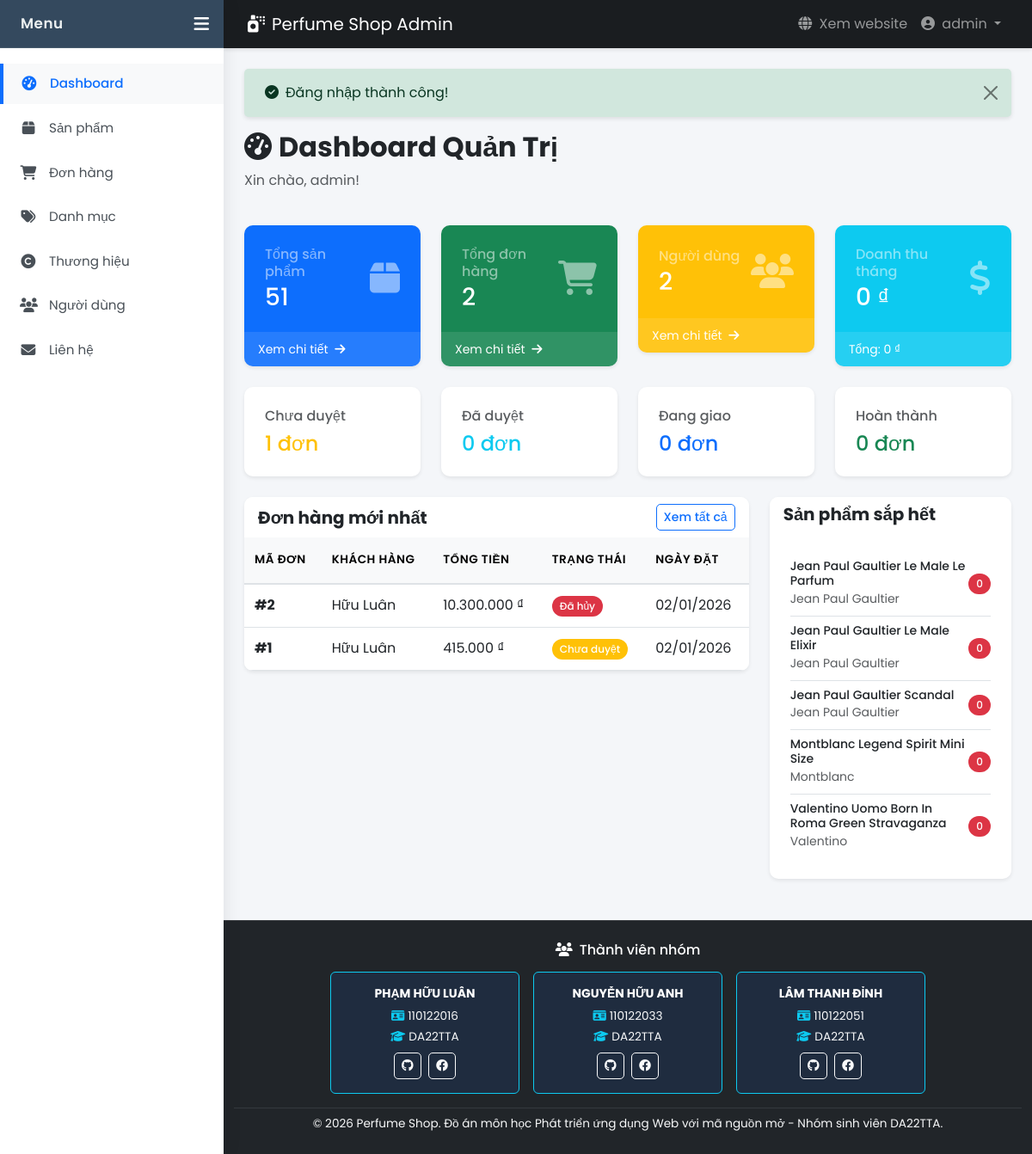
/views/admin/dashboard.php (signed in), run on an earlier commit of the app's database.
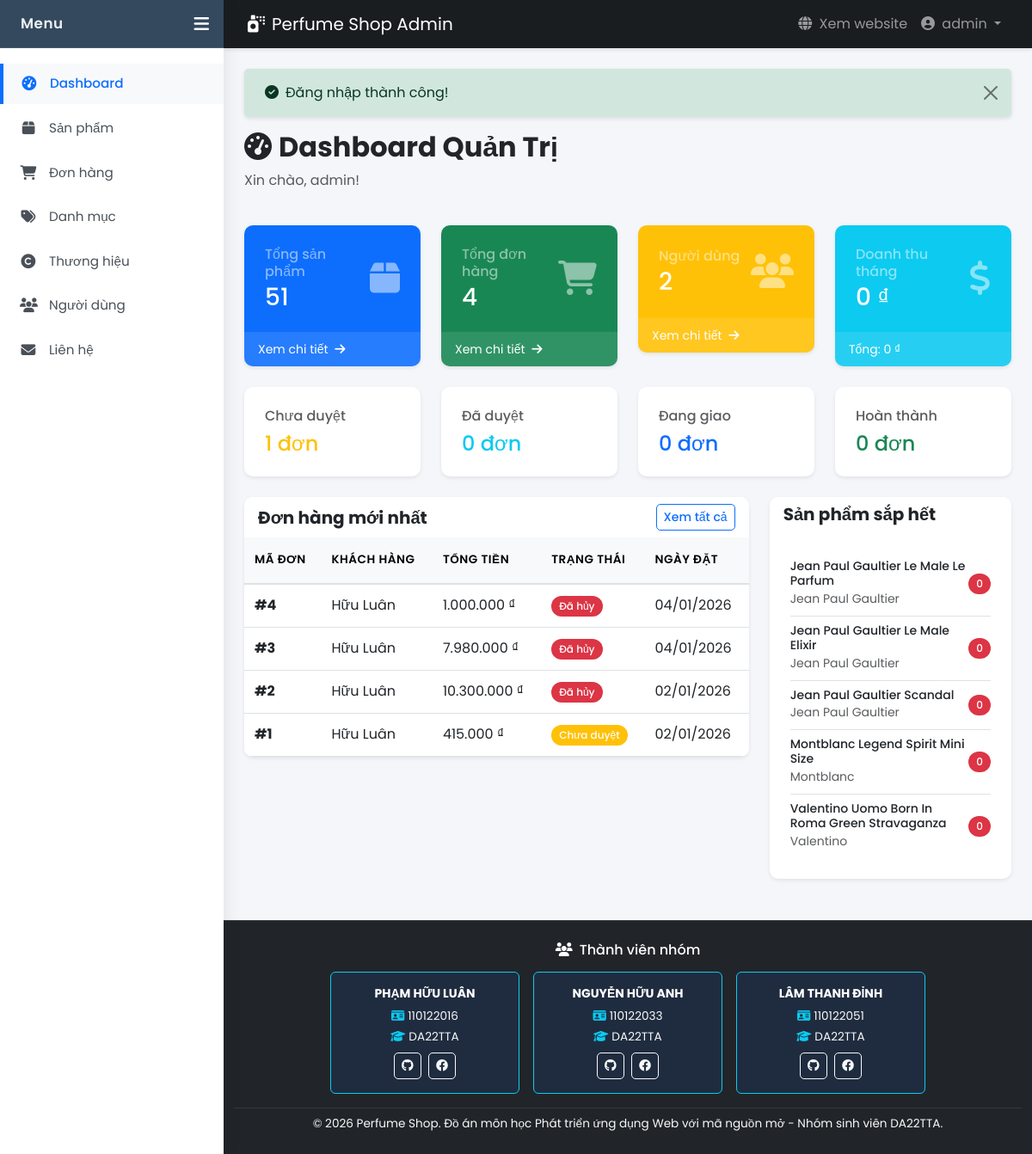
And on a later commit of the database.
### tables this page shows
CREATE TABLE `don_hang` (
  `id` int(11) NOT NULL,
  `id_nguoi_dung` int(11) DEFAULT NULL,
  `ho_ten_nguoi_nhan` varchar(150) DEFAULT NULL,
  `so_dien_thoai_nhan` varchar(20) DEFAULT NULL,
  `dia_chi_giao_hang` text DEFAULT NULL,
  `tong_tien` decimal(12,2) DEFAULT NULL,
  `trang_thai` int(20) NOT NULL DEFAULT 0,
  `ngay_dat` datetime DEFAULT current_timestamp(),
  `ngay_xoa` datetime DEFAULT NULL
);

CREATE TABLE `san_pham` (
  `id` int(11) NOT NULL,
  `ten_san_pham` varchar(200) NOT NULL,
  `gia_ban` decimal(12,2) NOT NULL,
  `dung_tich_ml` int(11) DEFAULT NULL,
  `nhom_huong` varchar(150) DEFAULT NULL,
  `gioi_tinh_phu_hop` varchar(20) DEFAULT NULL,
  `phong_cach` varchar(100) DEFAULT NULL,
  `xuat_xu` varchar(20) DEFAULT NULL,
  `nam_phat_hanh` int(11) DEFAULT NULL,
  `mo_ta` text DEFAULT NULL,
  `duong_dan_hinh_anh` varchar(255) DEFAULT NULL,
  `so_luong_ton` int(11) DEFAULT 0,
  `id_danh_muc` int(11) DEFAULT NULL,
  `id_thuong_hieu` int(11) DEFAULT NULL,
  `ngay_xoa` datetime DEFAULT NULL
);

CREATE TABLE `thuong_hieu` (
  `id` int(11) NOT NULL,
  `ten_thuong_hieu` varchar(100) NOT NULL,
  `quoc_gia` varchar(100) DEFAULT NULL,
  `mo_ta` text DEFAULT NULL,
  `duong_dan_logo` varchar(255) DEFAULT NULL,
  `ngay_xoa` datetime DEFAULT NULL
);

### models/Order.php (called while the page is built, shortened)
<?php
class Order {
    private $conn;
    private $table = 'don_hang';
    public function __construct() {
        $database = new Database();
        $this->conn = $database->connect();
    }
    public function getAll($filters = [], $limit = ORDERS_PER_PAGE, $offset = 0) {
        $query = "SELECT dh.*, nd.username, nd.email
                  FROM {$this->table} dh
                  LEFT JOIN nguoi_dung nd ON dh.id_nguoi_dung = nd.id
                  WHERE 1=1";
        $params = [];
        $types = "";
        $query .= " ORDER BY
                    CASE WHEN dh.ngay_xoa IS NULL THEN 0 ELSE 1 END,
                    COALESCE(dh.ngay_dat, FROM_UNIXTIME(0)) DESC,
                    dh.id DESC
                    LIMIT ? OFFSET ?";
        $params[] = $limit;
        $params[] = $offset;
        $types .= "ii";
        $stmt = $this->conn->prepare($query);
        if (!empty($params)) {
            $stmt->bind_param($types, ...$params);
        }
        $stmt->execute();
        return $stmt->get_result()->fetch_all(MYSQLI_ASSOC);
    }
    public function count($filters = []) {
        $query = "SELECT COUNT(*) as total FROM {$this->table} dh
                  LEFT JOIN nguoi_dung nd ON dh.id_nguoi_dung = nd.id
                  WHERE 1=1";
        $params = [];
        $types = "";
        if (isset($filters['status']) && $filters['status'] !== '') {
            $query .= " AND dh.trang_thai = ?";
            $params[] = (int)$filters['status'];
            $types .= "i";
        }
        $stmt = $this->conn->prepare($query);
        if (!empty($params)) {
            $stmt->bind_param($types, ...$params);
        }
        $stmt->execute();
        $result = $stmt->get_result()->fetch_assoc();
        return $result['total'];
    }
}
?>

### config/database.php (called while the page is built, shortened)
<?php
class Database {
    private $host = DB_HOST;
    private $user = DB_USER;
    private $pass = DB_PASS;
    private $dbname = DB_NAME;
    public function connect() {
        $this->conn = null;
        try {
            $this->conn = new mysqli($this->host, $this->user, $this->pass, $this->dbname);
            $this->conn->set_charset("utf8mb4");
        } catch (Exception $e) {
            echo "Lỗi kết nối: " . $e->getMessage();
        }
        return $this->conn;
    }
}
?>

### helpers/functions.php (called while the page is built, shortened)
<?php
function format_currency($amount) {
    return number_format($amount, 0, ',', '.') . ' ₫';
}
function format_date($date) {
    return date('d/m/Y', strtotime($date));
}
?>

### models/Product.php (called while the page is built, shortened)
<?php
class Product {
    private $conn;
    private $table = 'san_pham';
    public function __construct() {
        $database = new Database();
        $this->conn = $database->connect();
    }
    public function getLowStock($limit = 10, $threshold = 10) {
        $query = "SELECT sp.*, th.ten_thuong_hieu
                  FROM {$this->table} sp
                  LEFT JOIN thuong_hieu th ON sp.id_thuong_hieu = th.id
                  WHERE sp.ngay_xoa IS NULL AND sp.so_luong_ton <= ?
                  ORDER BY sp.so_luong_ton ASC
                  LIMIT ?";
        $stmt = $this->conn->prepare($query);
        $stmt->bind_param("ii", $threshold, $limit);
        $stmt->execute();
        return $stmt->get_result()->fetch_all(MYSQLI_ASSOC);
    }
}
?>

### views/admin/dashboard.php (the view, shortened to what the changed rows need)
<?php
require_once __DIR__ . '/../../helpers/functions.php';
require_once __DIR__ . '/../../models/Product.php';
require_once __DIR__ . '/../../models/Order.php';
$productModel = new Product();
$orderModel = new Order();
$total_orders = $orderModel->count([]);
$recent_orders = $orderModel->getAll([], 5, 0);
$low_stock_products = $productModel->getLowStock(5);
include __DIR__ . '/layout/header.php';
?>
<div class="row mb-4">
    <div class="col-12">
        <h2 class="fw-bold"><i class="fas fa-tachometer-alt me-2"></i>Dashboard Quản Trị</h2>
    </div>
</div>
<div class="row g-4 mb-4">
        <div class="col-xl-3 col-md-6">
            <div class="card border-0 shadow-sm bg-success text-white">
                <div class="card-body">
                    <div class="d-flex justify-content-between align-items-center">
                        <div>
                            <h6 class="text-white-50 mb-1">Tổng đơn hàng</h6>
                            <h3 class="mb-0"><?php echo $total_orders; ?></h3>
                        </div>
                    </div>
                </div>
            </div>
        </div>
    </div>
    <div class="row">
        <div class="col-lg-8 mb-4">
            <div class="card border-0 shadow-sm">
                <div class="card-body p-0">
                    <?php if (empty($recent_orders)): ?>
                    <div class="p-4 text-center text-muted">Chưa có đơn hàng nào</div>
                    <?php else: ?>
                    <div class="table-responsive">
                        <table class="table table-hover mb-0">
                            <thead class="table-light">
                                <tr>
                                    <th>Mã đơn</th>
                                    <th>Khách hàng</th>
                                    <th>Tổng tiền</th>
                                    <th>Trạng thái</th>
                                    <th>Ngày đặt</th>
                                </tr>
                            </thead>
                            <tbody>
                                <?php foreach ($recent_orders as $order): ?>
                                <tr>
                                    <td><strong>#<?php echo $order['id']; ?></strong></td>
                                    <td><?php echo htmlspecialchars($order['ho_ten_nguoi_nhan'] ?? ''); ?></td>
                                    <td><?php echo format_currency($order['tong_tien']); ?></td>
                                    <td>
                                        <?php
                                        $status = (int)$order['trang_thai'];
                                        $badge = 'secondary';
                                        $text = 'Không xác định';
                                        switch($status) {
                                            case ORDER_STATUS_PENDING: $badge = 'warning'; $text = 'Chưa duyệt'; break;
                                            case ORDER_STATUS_CANCELLED: $badge = 'danger'; $text = 'Đã hủy'; break;
                                        }
                                        ?>
                                        <span class="badge bg-<?php echo $badge; ?>"><?php echo $text; ?></span>
                                    </td>
                                    <td><?php echo format_date($order['ngay_dat']); ?></td>
                                </tr>
                                <?php endforeach; ?>
                            </tbody>
                        </table>
                    </div>
                    <?php endif; ?>
                </div>
            </div>
        </div>
        <div class="col-lg-4 mb-4">
            <div class="card border-0 shadow-sm">
                <div class="card-body">
                    <?php if (empty($low_stock_products)): ?>
                    <div class="text-center text-muted">Tất cả sản phẩm đều đủ hàng</div>
                    <?php else: ?>
                    <div class="list-group list-group-flush">
                        <?php foreach ($low_stock_products as $product): ?>
                        <div class="list-group-item px-0">
                            <div class="d-flex justify-content-between align-items-center">
                                <div class="flex-grow-1">
                                    <h6 class="mb-0 small"><?php echo htmlspecialchars($product['ten_san_pham']); ?></h6>
                                    <small class="text-muted"><?php echo htmlspecialchars($product['ten_thuong_hieu']); ?></small>
                                </div>
                                <span class="badge bg-danger"><?php echo $product['so_luong_ton']; ?></span>
                            </div>
                        </div>
                        <?php endforeach; ?>
                    </div>
                    <?php endif; ?>
                </div>
            </div>
        </div>
    </div>
<?php include __DIR__ . '/layout/footer.php'; ?>

What changed in the data, as far as the page shows it:
added don_hang: id "4", ho_ten_nguoi_nhan "Hữu Luân", tong_tien "1.000.000 ₫", trang_thai "Đã hủy", ngay_dat "04/01/2026"
added don_hang: id "3", ho_ten_nguoi_nhan "Hữu Luân", tong_tien "7.980.000 ₫", trang_thai "Đã hủy", ngay_dat "04/01/2026"
Also different on the page:
$total_orders: "2" → "4"
